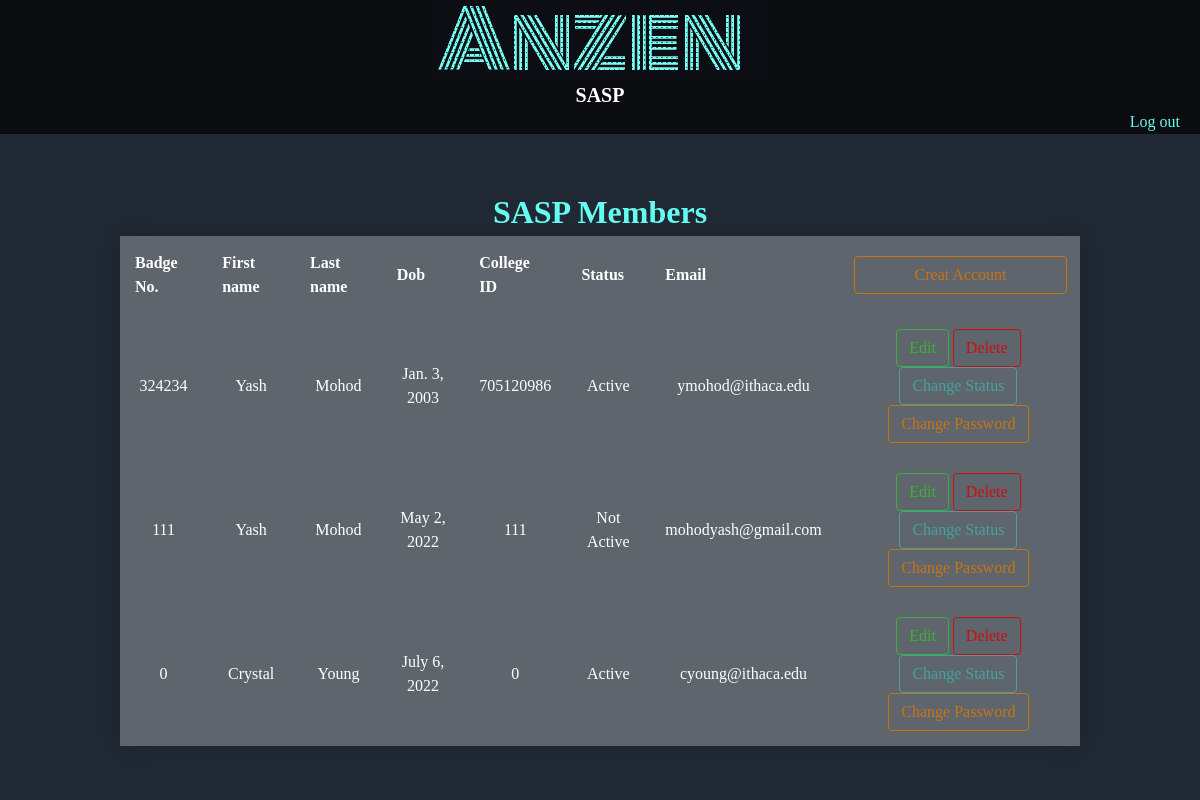
/userAccounts/ (signed in), run on an earlier commit of the app's database.
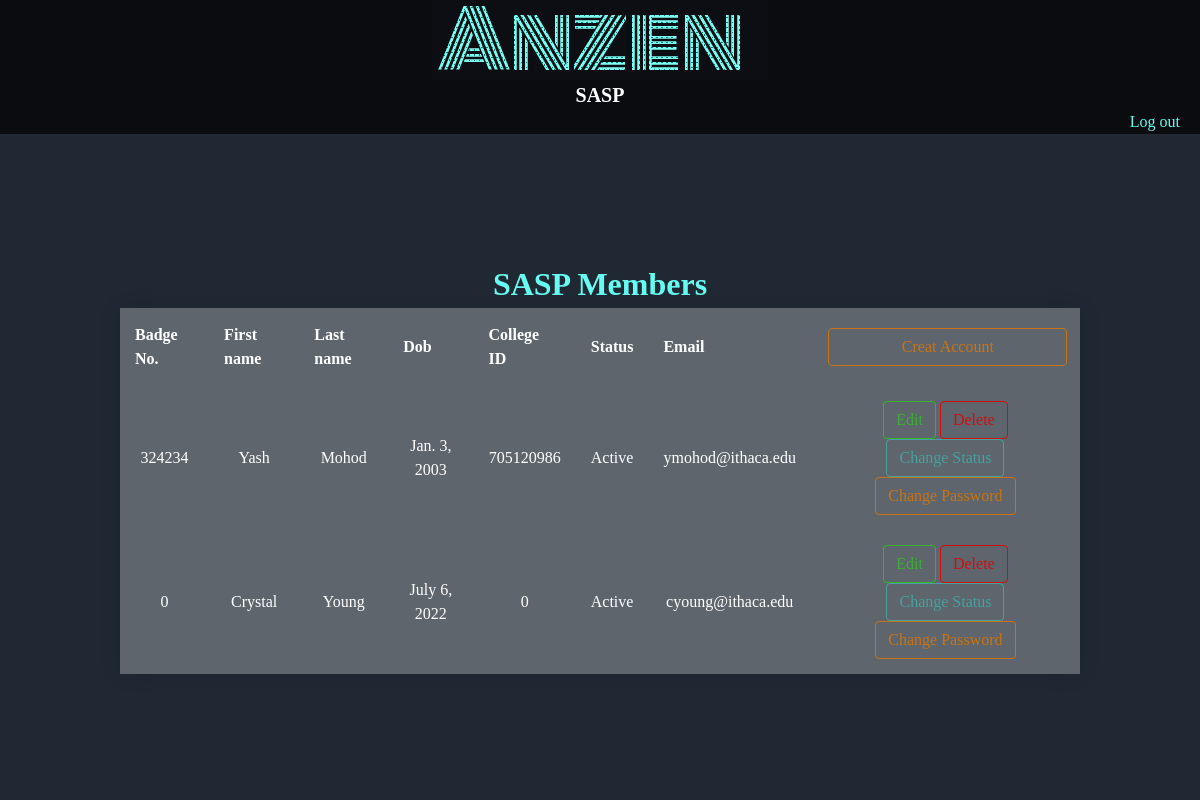
And on a later commit of the database.
### accounts/models.py (models this page shows, shortened)
class User(AbstractBaseUser,PermissionsMixin):
    badgeNo = models.IntegerField(null=True)
    firstName = models.CharField(max_length=50,null=True)
    lastName = models.CharField(max_length=50,null=True)
    dob = models.DateField( auto_now=False, auto_now_add=False,null=True)
    collegeId = models.IntegerField(null=True)
    status = models.CharField(default='Active',max_length=50, choices=[('Active','Active'),('Not Active','Not Active')])
    email = models.EmailField( max_length=254, unique=True)
    is_superuser = models.BooleanField(default=False)
    is_staff = models.BooleanField(default=True)
    objects= CustomAccountManager()
    USERNAME_FIELD = 'email'

### accounts/views.py (the view, shortened to what this page needs)
# urls.py: path('userAccounts/',views.userAccounts,name='userAccounts'),
@login_required(login_url='login')
def userAccounts(request):
    print(request)
    users = models.User.objects.all()
    context ={'users':users }
    return render(request,'accounts/account_management/userAccounts.html',context)

### accounts/templates/accounts/account_management/userAccounts.html (shortened to what this page needs)
{% extends 'accounts/index.html' %}
{% block content %}
    <div class="accountsDisplay">
        <H1 style="color:#66fcf1 ;">
            SASP Members
        </H1>
        <form class="accountsDisplayForm" action="" method="POST">
            <table >
                <tr>
                    <th>Badge No.</th>
                    <th>First name</th>
                    <th>Last name</th>
                    <th>Dob</th>
                    <th>College ID</th>
                    <th>Status</th>
                    <th>Email</th>
                    <th><a href="{% url 'register' %}"><button type="button" class="newInceidentButton" style="width: 100%;">Creat Account</button></a></th>
                </tr>
                {% for user in users %}
                <tr>
                    <td> {{ user.badgeNo }}</td>
                    <td>{{ user.firstName }}</td>
                    <td>{{ user.lastName }}</td>
                    <td>{{ user.dob }}</td>
                    <td>{{ user.collegeId }}</td>
                    <td>{{ user.status }}</td>
                    <td> {{ user.email }}</td>
                    <td>
                        <button type="submit" class="editButton" value="edit" name="0{{user.id}}">Edit</button>
                        <button type="submit" class="deleteButton" value="delete" name="1{{user.id}}">Delete</button>
                        <button type="submit" class="statusButton" value="changestat" name="2{{user.id}}"> Change Status</button>
                        <button type="submit" class="passButton" value="changepass" name="3{{user.id}}"> Change Password</button>
                    </td>
                </tr>
                {% endfor %}
            </table>
        </form>
    </div>
{% endblock content %}

What changed in the data, as far as the page shows it:
removed User: badgeNo "111", firstName "Yash", lastName "Mohod", dob "May 2, 2022", collegeId "111", status "Not Active", email "mohodyash@gmail.com"
